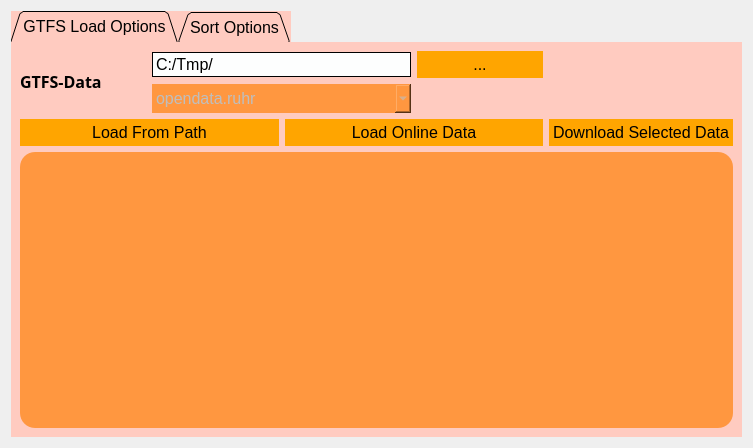
<?xml version="1.0" encoding="UTF-8"?>
<ui version="4.0">
 <class>Form</class>
 <widget class="QWidget" name="Form">
  <property name="geometry">
   <rect>
    <x>0</x>
    <y>0</y>
    <width>753</width>
    <height>448</height>
   </rect>
  </property>
  <property name="windowTitle">
   <string>Form</string>
  </property>
  <layout class="QGridLayout" name="gridLayout_2">
   <item row="0" column="0">
    <widget class="QTabWidget" name="tabWidget">
     <property name="font">
      <font>
       <pointsize>12</pointsize>
      </font>
     </property>
     <property name="layoutDirection">
      <enum>Qt::LeftToRight</enum>
     </property>
     <property name="autoFillBackground">
      <bool>false</bool>
     </property>
     <property name="styleSheet">
      <string notr="true">background-color:  #ffcbc0;
border-radius: 0px;</string>
     </property>
     <property name="tabShape">
      <enum>QTabWidget::Triangular</enum>
     </property>
     <property name="currentIndex">
      <number>0</number>
     </property>
     <property name="usesScrollButtons">
      <bool>true</bool>
     </property>
     <widget class="QWidget" name="tabDownloadGTFS">
      <attribute name="title">
       <string>GTFS Load Options</string>
      </attribute>
      <layout class="QGridLayout" name="gridLayout">
       <item row="3" column="4">
        <widget class="QPushButton" name="btnLoadOnlineData_2">
         <property name="enabled">
          <bool>true</bool>
         </property>
         <property name="font">
          <font>
           <pointsize>12</pointsize>
          </font>
         </property>
         <property name="styleSheet">
          <string notr="true">background-color: orange;
border-style: outset;
border-width: 0px;
border-radius: 15px;
border-color: black;
padding: 4px;</string>
         </property>
         <property name="text">
          <string>Download Selected Data</string>
         </property>
        </widget>
       </item>
       <item row="1" column="1" colspan="2">
        <widget class="QComboBox" name="comboBox_online">
         <property name="enabled">
          <bool>false</bool>
         </property>
         <property name="font">
          <font>
           <pointsize>12</pointsize>
          </font>
         </property>
         <property name="styleSheet">
          <string notr="true">background-color:  #ff9740;
border-style: outset;
border-width:0px;
border-radius: 15px;
border-color: black;
padding: 4px;</string>
         </property>
         <item>
          <property name="text">
           <string>opendata.ruhr</string>
          </property>
         </item>
         <item>
          <property name="text">
           <string>opendata.vbb</string>
          </property>
         </item>
        </widget>
       </item>
       <item row="3" column="0" colspan="2">
        <widget class="QPushButton" name="btnLoadFromPath">
         <property name="enabled">
          <bool>true</bool>
         </property>
         <property name="font">
          <font>
           <pointsize>12</pointsize>
          </font>
         </property>
         <property name="styleSheet">
          <string notr="true">background-color: orange;
border-style: outset;
border-width: 0px;
border-radius: 15px;
border-color: black;
padding: 4px;</string>
         </property>
         <property name="text">
          <string>Load From Path</string>
         </property>
        </widget>
       </item>
       <item row="3" column="2" colspan="2">
        <widget class="QPushButton" name="btnLoadOnlineData">
         <property name="enabled">
          <bool>true</bool>
         </property>
         <property name="font">
          <font>
           <pointsize>12</pointsize>
          </font>
         </property>
         <property name="styleSheet">
          <string notr="true">background-color: orange;
border-style: outset;
border-width: 0px;
border-radius: 15px;
border-color: black;
padding: 4px;</string>
         </property>
         <property name="text">
          <string>Load Online Data</string>
         </property>
        </widget>
       </item>
       <item row="4" column="0" colspan="5">
        <widget class="QListWidget" name="listTabGTFSDATA">
         <property name="font">
          <font>
           <pointsize>12</pointsize>
          </font>
         </property>
         <property name="styleSheet">
          <string notr="true">background-color:  #ff9740;
border-style: outset;
border-width: 0px;
border-radius: 15px;
border-color: black;
padding: 4px;</string>
         </property>
        </widget>
       </item>
       <item row="0" column="1" colspan="2">
        <widget class="QLineEdit" name="GTFSInputPath">
         <property name="font">
          <font>
           <pointsize>12</pointsize>
          </font>
         </property>
         <property name="styleSheet">
          <string notr="true">background-color: #fdfefe;
border-style: outset;
border-width: 0.5px;
border-radius: 15px;
border-color: black;
padding: 1px;</string>
         </property>
         <property name="text">
          <string>C:/Tmp/</string>
         </property>
        </widget>
       </item>
       <item row="0" column="0" rowspan="2">
        <widget class="QLabel" name="label_15">
         <property name="font">
          <font>
           <family>72</family>
           <pointsize>8</pointsize>
           <weight>9</weight>
           <italic>false</italic>
           <bold>false</bold>
          </font>
         </property>
         <property name="styleSheet">
          <string notr="true">background-color:  #ffcbc0;
font: 75 8pt &quot;72&quot;;</string>
         </property>
         <property name="text">
          <string>&lt;html&gt;&lt;head/&gt;&lt;body&gt;&lt;p&gt;&lt;span style=&quot; font-size:12pt; font-weight:600;&quot;&gt;GTFS-Data&lt;/span&gt;&lt;/p&gt;&lt;/body&gt;&lt;/html&gt;</string>
         </property>
        </widget>
       </item>
       <item row="0" column="3">
        <widget class="QPushButton" name="btnGetDir">
         <property name="enabled">
          <bool>true</bool>
         </property>
         <property name="font">
          <font>
           <pointsize>12</pointsize>
          </font>
         </property>
         <property name="styleSheet">
          <string notr="true">background-color: orange;
border-style: outset;
border-width: 0px;
border-radius: 15px;
border-color: black;
padding: 4px;</string>
         </property>
         <property name="text">
          <string>...</string>
         </property>
        </widget>
       </item>
      </layout>
     </widget>
     <widget class="QWidget" name="tabDefineSorting">
      <attribute name="title">
       <string>Sort Options</string>
      </attribute>
      <widget class="QListWidget" name="listTabSort">
       <property name="geometry">
        <rect>
         <x>20</x>
         <y>80</y>
         <width>371</width>
         <height>141</height>
        </rect>
       </property>
       <property name="styleSheet">
        <string notr="true">background-color:  #ff9740;
border-style: outset;
border-width: 0px;
border-radius: 15px;
border-color: black;
padding: 4px;</string>
       </property>
      </widget>
     </widget>
    </widget>
   </item>
  </layout>
 </widget>
 <resources/>
 <connections/>
</ui>
